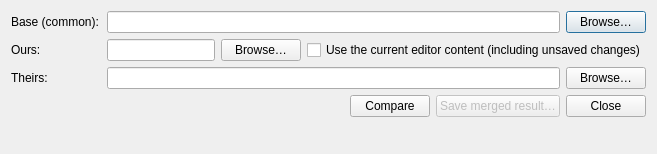
<?xml version="1.0" encoding="UTF-8"?>
<ui version="4.0">
 <class>ThreeWayDiffDialog</class>
 <widget class="QDialog" name="ThreeWayDiffDialog">
  <layout class="QVBoxLayout" name="mainLayout">
   <item>
    <widget class="QWidget" name="baseRow" native="true">
     <layout class="QHBoxLayout" name="baseRowLayout">
      <property name="leftMargin">
       <number>0</number>
      </property>
      <property name="topMargin">
       <number>0</number>
      </property>
      <property name="rightMargin">
       <number>0</number>
      </property>
      <property name="bottomMargin">
       <number>0</number>
      </property>
      <item>
       <widget class="QLabel" name="baseLabel">
        <property name="minimumSize">
         <size>
          <width>90</width>
          <height>0</height>
         </size>
        </property>
        <property name="text">
         <string>Base (common):</string>
        </property>
       </widget>
      </item>
      <item>
       <widget class="QLineEdit" name="baseEdit"/>
      </item>
      <item>
       <widget class="QPushButton" name="baseBrowseButton">
        <property name="text">
         <string>Browse…</string>
        </property>
       </widget>
      </item>
     </layout>
    </widget>
   </item>
   <item>
    <widget class="QWidget" name="oursRow" native="true">
     <layout class="QHBoxLayout" name="oursRowLayout">
      <property name="leftMargin">
       <number>0</number>
      </property>
      <property name="topMargin">
       <number>0</number>
      </property>
      <property name="rightMargin">
       <number>0</number>
      </property>
      <property name="bottomMargin">
       <number>0</number>
      </property>
      <item>
       <widget class="QLabel" name="oursLabel">
        <property name="minimumSize">
         <size>
          <width>90</width>
          <height>0</height>
         </size>
        </property>
        <property name="text">
         <string>Ours:</string>
        </property>
       </widget>
      </item>
      <item>
       <widget class="QLineEdit" name="oursEdit"/>
      </item>
      <item>
       <widget class="QPushButton" name="oursBrowseButton">
        <property name="text">
         <string>Browse…</string>
        </property>
       </widget>
      </item>
      <item>
       <widget class="QCheckBox" name="useEditorCheck">
        <property name="text">
         <string>Use the current editor content (including unsaved changes)</string>
        </property>
       </widget>
      </item>
     </layout>
    </widget>
   </item>
   <item>
    <widget class="QWidget" name="theirsRow" native="true">
     <layout class="QHBoxLayout" name="theirsRowLayout">
      <property name="leftMargin">
       <number>0</number>
      </property>
      <property name="topMargin">
       <number>0</number>
      </property>
      <property name="rightMargin">
       <number>0</number>
      </property>
      <property name="bottomMargin">
       <number>0</number>
      </property>
      <item>
       <widget class="QLabel" name="theirsLabel">
        <property name="minimumSize">
         <size>
          <width>90</width>
          <height>0</height>
         </size>
        </property>
        <property name="text">
         <string>Theirs:</string>
        </property>
       </widget>
      </item>
      <item>
       <widget class="QLineEdit" name="theirsEdit"/>
      </item>
      <item>
       <widget class="QPushButton" name="theirsBrowseButton">
        <property name="text">
         <string>Browse…</string>
        </property>
       </widget>
      </item>
     </layout>
    </widget>
   </item>
   <item>
    <layout class="QHBoxLayout" name="buttonRowLayout">
     <property name="leftMargin">
      <number>0</number>
     </property>
     <property name="topMargin">
      <number>0</number>
     </property>
     <property name="rightMargin">
      <number>0</number>
     </property>
     <property name="bottomMargin">
      <number>0</number>
     </property>
     <item>
      <spacer name="buttonRowStretch">
       <property name="orientation">
        <enum>Qt::Horizontal</enum>
       </property>
       <property name="sizeHint" stdset="0">
        <size>
         <width>40</width>
         <height>20</height>
        </size>
       </property>
      </spacer>
     </item>
     <item>
      <widget class="QPushButton" name="compareButton">
       <property name="text">
        <string>Compare</string>
       </property>
      </widget>
     </item>
     <item>
      <widget class="QPushButton" name="saveMergedButton">
       <property name="enabled">
        <bool>false</bool>
       </property>
       <property name="text">
        <string>Save merged result…</string>
       </property>
      </widget>
     </item>
     <item>
      <widget class="QPushButton" name="closeButton">
       <property name="text">
        <string>Close</string>
       </property>
      </widget>
     </item>
    </layout>
   </item>
   <item>
    <widget class="QLabel" name="statsLabel">
     <property name="text">
      <string/>
     </property>
    </widget>
   </item>
   <item>
    <widget class="ThreeWayDiffWidget" name="diffWidget">
     <property name="sizePolicy">
      <sizepolicy hsizetype="Expanding" vsizetype="Expanding">
       <horstretch>0</horstretch>
       <verstretch>0</verstretch>
      </sizepolicy>
     </property>
    </widget>
   </item>
  </layout>
 </widget>
 <resources/>
 <connections/>
 <customwidgets>
  <customwidget>
   <class>ThreeWayDiffWidget</class>
   <extends>QWidget</extends>
   <header location="global">widgets/ThreeWayDiffWidget.h</header>
  </customwidget>
 </customwidgets>
</ui>
